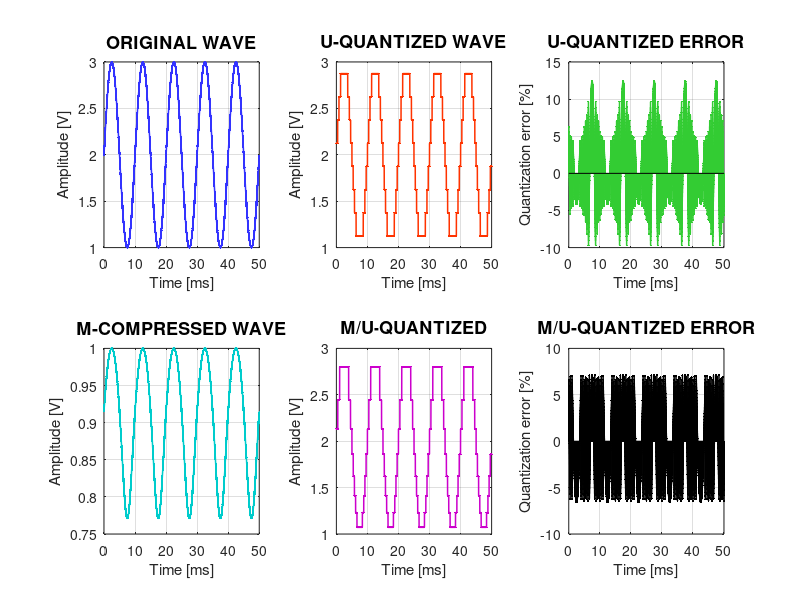

Source code (MATLAB):

%%% Title: UNIFORM VS MU-LAW QUANTIZATION
%%% Author: Filippo Valmori
%%% Date: 03/03/2023
%%% Reference: [1] Digital signal processing - Fundamentals and applications (Li Tan, 2013) [Ch.11]

close all
clearvars
clear all
clc


%% FUNCTIONS

% >> Function to apply uniform quantization.
function SgnOut = UnifQuantiz( SgnIn, Qlev )
  ValMin = min(SgnIn);
  ValMax = max(SgnIn);
  Delta = (ValMax-ValMin)/Qlev;
  Edges = linspace(ValMin,ValMax,Qlev+1);
  Qvals = ValMin+Delta/2:Delta:ValMax-Delta/2;
  Len = length(SgnIn);
  SgnOut = Qvals(end)*ones(1,Len);
  for i = 1:Len
    for j = 2:length(Edges)-1
      if SgnIn(i) < Edges(j)
        SgnOut(i) = Qvals(j-1);
        break
      end
    end
  end
%  fprintf('* Theoretical quantization error  = %1.3e\n',(Delta^2)/12);
%  fprintf('* Experimental quantization error = %1.3e\n',mean((SgnIn-SgnOut).^2));
end


% >> Function to apply Mu-law compression algorithm.
function SgnOut = MuLawCompr( SgnIn, Mu, SgnMax )
  Len = length(SgnIn);
  SgnOut = zeros(1,Len);
  for j = 1:Len
    SgnOut(j) = sign(SgnIn(j))*log(1+Mu*abs(SgnIn(j))/SgnMax)/log(1+Mu);
  end
end


% >> Function to apply Mu-law expansion algorithm.
function SgnOut = MuLawExp( SgnIn, Mu, SgnMax )
  Len = length(SgnIn);
  SgnOut = zeros(1,Len);
  for j = 1:Len
    SgnOut(j) = SgnMax*sign(SgnIn(j))/Mu*((1+Mu)^abs(SgnIn(j))-1);
  end
end



%% PARAMETERS

Fs = 50e3;                                                          % Sample frequency [Sa/s]
Fc = 100;                                                           % Input analog signal frequency [Hz]
A = 1;                                                              % Input analog signal amplitude [V]
Ncyc = 5;                                                           % Number of input analog signal cycles to be simulated [.]

Mu = 111;                                                           % Compression degree [.]
Qlev = 8;                                                          % Number of quantization levels [.]



%% CONSTANTS

ScFct = 1e3;                                                        % Scale factor for time plots (e.g. 1e3 = 1ms)
Blue = [.2 .2 1];                                                   % Custom blue color
Green = [.2 .8 .2];                                                 % Custom green color
Orange = [1 .7 .2];                                                 % Custom orange color
Violet = [.8 0 .8];                                                 % Custom violet color
Azure = [0 .8 .8];                                                  % Custom azure color
Red = [1 .2 0];                                                     % Custom red color
Brown = [.5 .2 0];                                                  % Custom brown color
Grey = [.7 .7 .7];                                                  % Custom grey color
Black = [0 0 0];                                                    % Custom black color



%% PROCESSING

TimeAx = 1/Fs*(0:round(Ncyc*(Fs/Fc))-1);
Sgn1 = 2*A+A*sin(2*pi*Fc*TimeAx);
Sgn2 = UnifQuantiz(Sgn1,Qlev);
Err2 = 100*(Sgn2-Sgn1)./Sgn1;

Sgn3 = MuLawCompr(Sgn1,Mu,max(abs(Sgn1)));
Sgn4 = UnifQuantiz(Sgn3,Qlev);
Sgn5 = MuLawExp(Sgn4,Mu,max(abs(Sgn1)));
Err5 = 100*(Sgn5-Sgn1)./Sgn1;



%% RESULTS

figure
subplot(2,3,1)
plot(TimeAx*ScFct,Sgn1,'.-','linewidth',1.1,'markersize',5,'Color',Blue)
xlabel('Time [ms]')
ylabel('Amplitude [V]')
title('ORIGINAL WAVE','Fontsize',13)
grid on
subplot(2,3,2)
plot(TimeAx*ScFct,Sgn2,'.-','linewidth',1.1,'markersize',5,'Color',Red)
xlabel('Time [ms]')
ylabel('Amplitude [V]')
title('U-QUANTIZED WAVE','Fontsize',13)
grid on
subplot(2,3,3)
stem(TimeAx*ScFct,Err2,'.-','linewidth',1.1,'markersize',5,'Color',Green,'markeredgecolor',Green)
xlabel('Time [ms]')
ylabel('Quantization error [%]')
title('U-QUANTIZED ERROR','Fontsize',13)
grid on
subplot(2,3,4)
plot(TimeAx*ScFct,Sgn3,'.-','linewidth',1.1,'markersize',5,'Color',Azure)
xlabel('Time [ms]')
ylabel('Amplitude [V]')
title('M-COMPRESSED WAVE','Fontsize',13)
grid on
subplot(2,3,5)
plot(TimeAx*ScFct,Sgn5,'.-','linewidth',1.1,'markersize',5,'Color',Violet)
xlabel('Time [ms]')
ylabel('Amplitude [V]')
title('M/U-QUANTIZED','Fontsize',13)
grid on
subplot(2,3,6)
stem(TimeAx*ScFct,Err5,'.-','linewidth',1.1,'markersize',5,'Color',Black,'markeredgecolor',Black)
xlabel('Time [ms]')
ylabel('Quantization error [%]')
title('M/U-QUANTIZED ERROR','Fontsize',13)
grid on



%% NOTES

% 1. As can be seen from the final graphs, the standard quantizer generates a variable quantization error in time.
%    Instead, the mu-law compression + uniform quantization + u-law expansion sequence allows to keep the quantization
%    error constant in time and with a value almost halved compared to the maximum of the uniform quantizer alone.
%    For instance, at 7.5 ms the input analog signal has a minimum (also in absolute value, since sinusoid is DC-shifted)
%    and in fact that's where the uniform quantiuzation alone experiences the largest error. On the contrary, using the
%    Mu-law quantization the discretization step is keep smaller in that region in order to keep the error constant.
